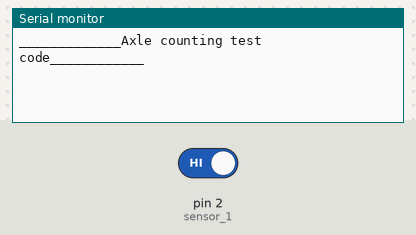
A sketch run on a simulated Arduino Uno, built with avr-gcc and run on an emulated ATmega328P. On the bench: the last lines printed to the serial monitor. The test bench sets the inputs (shaded band); at power-on: pin 2 (sensor_1) HIGH.

Above: at 1.2 s.
1.3 s: pin 2 (sensor_1) driven LOW
At 2.5 s:
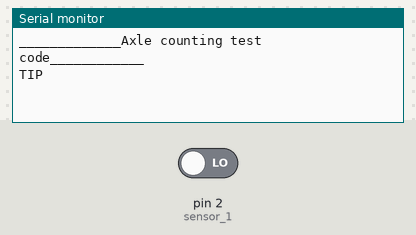
2.8 s: pin 2 (sensor_1) driven HIGH
At 4.0 s:
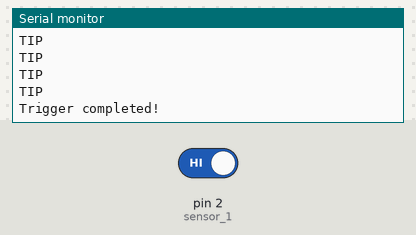

The sketch:

sensor_test2.ino
```cpp
const byte sensor_1 = 2;

#define time_limit 100

void setup() {

  Serial.begin(9600);
  Serial.println("_____________Axle counting test code____________");
  Serial.println("");
  Serial.println("");

  pinMode(sensor_1,INPUT);

}

void loop(){

  int val = digitalRead(sensor_1);
  if(val == LOW)
  {
    Serial.println("TIP");
 again:
    while(val != HIGH)
    {
      val = digitalRead(sensor_1);
    }
    unsigned long t1 = millis();

    while(val != LOW)
    {
      unsigned long t2 = millis();
      if (t2-t1>time_limit)
      {
        Serial.println("Trigger completed!");
        return;
        }
       else
       {
        val = digitalRead(sensor_1);
        Serial.println("TIP");
        }
    }

    goto again;


  }
 }
```

Measured:
- after the input at 1.3 s, the serial monitor: prints a new line at once (image 1)
- after the input at 2.8 s, the serial monitor: prints a new line after 0.17 s (image 2)
